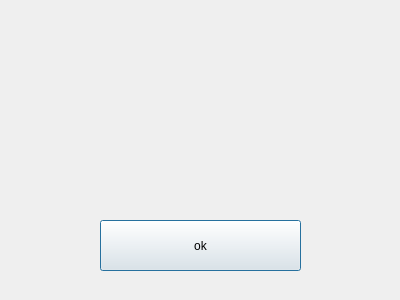
<?xml version="1.0" encoding="UTF-8"?>
<ui version="4.0">
 <class>LoseDialog</class>
 <widget class="QDialog" name="LoseDialog">
  <property name="geometry">
   <rect>
    <x>0</x>
    <y>0</y>
    <width>400</width>
    <height>300</height>
   </rect>
  </property>
  <property name="windowTitle">
   <string>Dialog</string>
  </property>
  <widget class="QPushButton" name="okBtn">
   <property name="geometry">
    <rect>
     <x>100</x>
     <y>220</y>
     <width>201</width>
     <height>51</height>
    </rect>
   </property>
   <property name="text">
    <string>ok</string>
   </property>
  </widget>
 </widget>
 <resources/>
 <connections/>
</ui>
